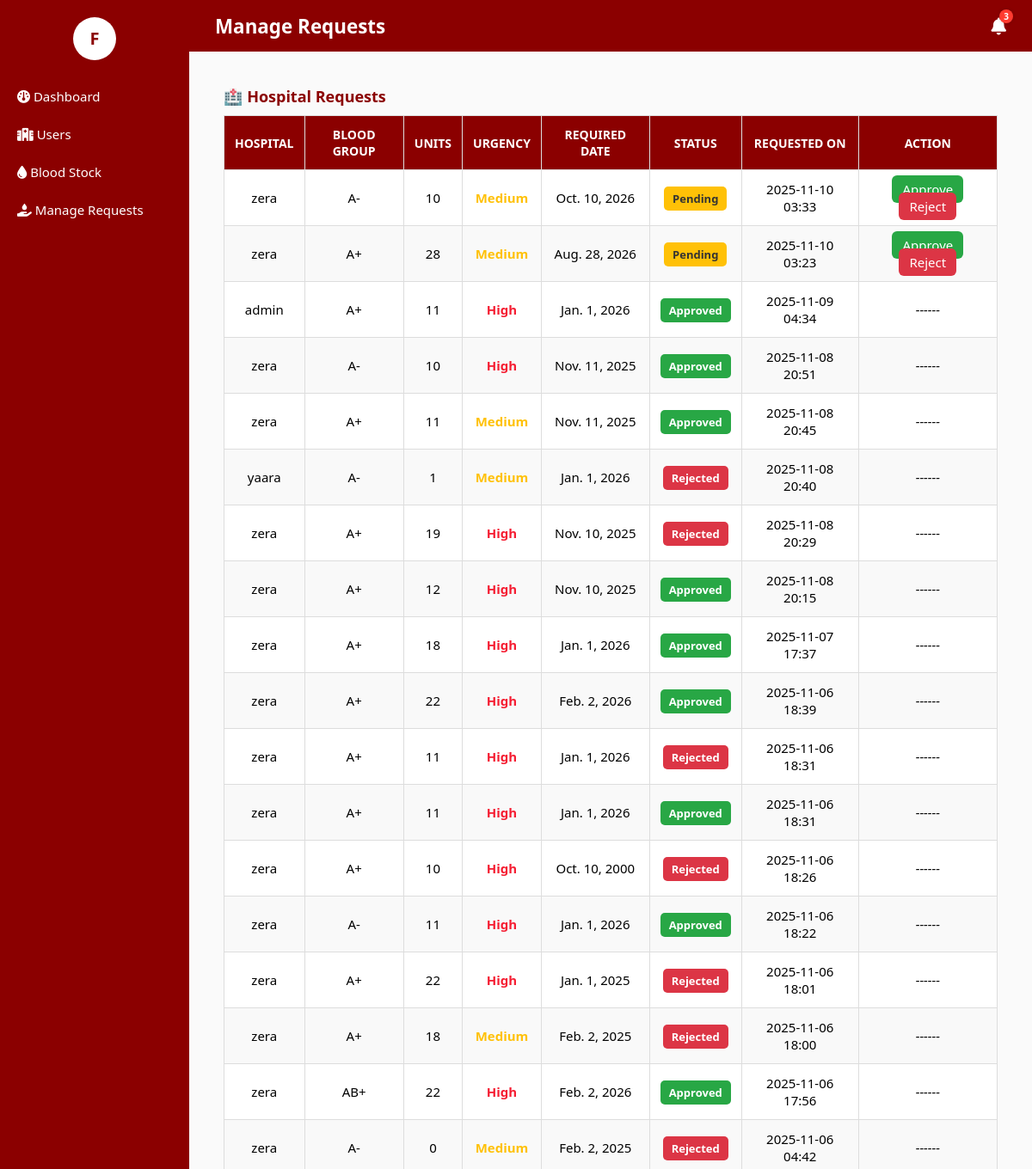
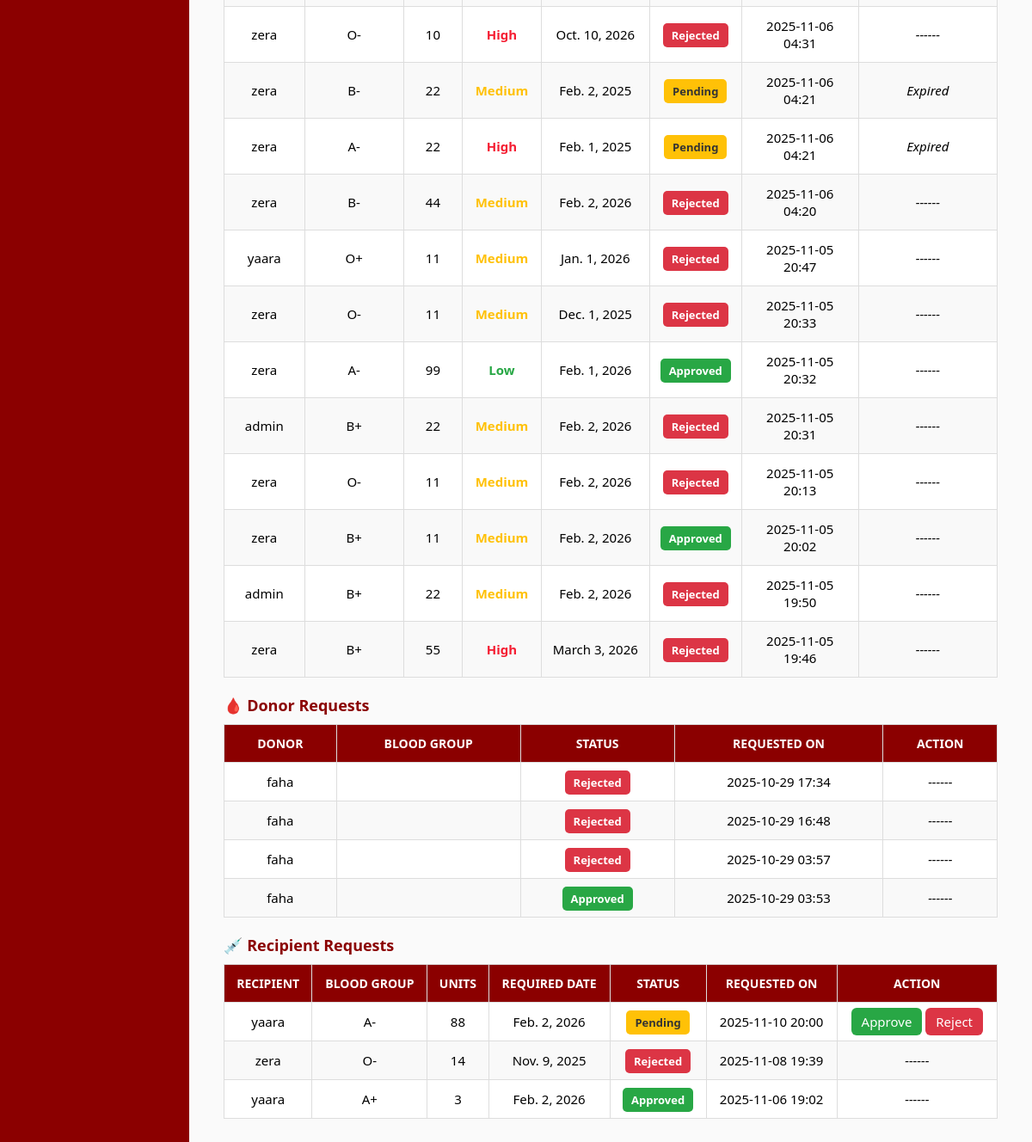
Page /dashboard/manage_requests/ (signed in) on the committed database (2 pictures, top to bottom).
### blood_bank_app/models.py (models this page shows, shortened)
class HospitalBloodRequest(models.Model):
    BLOOD_GROUP_CHOICES = [
        ('A+', 'A+'), ('A-', 'A-'),
        ('B+', 'B+'), ('B-', 'B-'),
        ('AB+', 'AB+'), ('AB-', 'AB-'),
        ('O+', 'O+'), ('O-', 'O-'),
    ]
    URGENCY_LEVEL_CHOICES = [
        ('High', 'High'),
        ('Medium', 'Medium'),
        ('Low', 'Low'),
    ]
    STATUS_CHOICES = [
        ('Pending', 'Pending'),
        ('Approved', 'Approved'),
        ('Rejected', 'Rejected'),
    ]
    hospital = models.ForeignKey(User, on_delete=models.CASCADE)
    blood_group = models.CharField(max_length=3, choices=BLOOD_GROUP_CHOICES)
    units = models.PositiveIntegerField()
    required_date = models.DateField()
    urgency = models.CharField(max_length=10, choices=URGENCY_LEVEL_CHOICES)
    status = models.CharField(max_length=20, choices=STATUS_CHOICES, default='Pending')  # ✅ Added
    created_at = models.DateTimeField(auto_now_add=True)

class DonorRequestAppointment(models.Model):
    STATUS_CHOICES = [
        ('Pending', 'Pending'),
        ('Approved', 'Approved'),
        ('Rejected', 'Rejected'),
    ]
    donor = models.ForeignKey(User, on_delete=models.CASCADE)
    preferred_date = models.DateField()
    preferred_time = models.TimeField()
    status = models.CharField(max_length=20, choices=STATUS_CHOICES, default='Pending')  # ✅ Added
    created_at = models.DateTimeField(auto_now_add=True)

class RecipientBloodRequest(models.Model):
    BLOOD_GROUP_CHOICES = [
        ('A+', 'A+'), ('A-', 'A-'),
        ('B+', 'B+'), ('B-', 'B-'),
        ('AB+', 'AB+'), ('AB-', 'AB-'),
        ('O+', 'O+'), ('O-', 'O-'),
    ]
    URGENCY_LEVEL_CHOICES = [
        ('High', 'High'),
        ('Medium', 'Medium'),
        ('Low', 'Low'),
    ]
    STATUS_CHOICES = [
        ('Pending', 'Pending'),
        ('Approved', 'Approved'),
        ('Rejected', 'Rejected'),
    ]
    recipient = models.ForeignKey(User, on_delete=models.CASCADE)
    blood_group = models.CharField(max_length=3, choices=BLOOD_GROUP_CHOICES)
    units = models.PositiveIntegerField()
    required_date = models.DateField()
    urgency = models.CharField(max_length=10, choices=URGENCY_LEVEL_CHOICES)
    status = models.CharField(max_length=20, choices=STATUS_CHOICES, default='Pending')  # ✅ Added
    created_at = models.DateTimeField(auto_now_add=True)

### blood_bank_app/views.py (the view)
# urls.py: path('dashboard/manage_requests/', views.manage_requests, name='manage_requests'),
@login_required
def manage_requests(request):
    hospital_requests = HospitalBloodRequest.objects.all().order_by('-created_at')
    donor_requests = DonorRequestAppointment.objects.all().order_by('-created_at')
    recipient_requests = RecipientBloodRequest.objects.all().order_by('-created_at')
    unread_notifications_count = AdminNotification.objects.filter(is_read=False).count()
    context = {
        'hospital_requests': hospital_requests,
        'donor_requests': donor_requests,
        'recipient_requests': recipient_requests,
        'unread_notifications_count': unread_notifications_count,
        'today': date.today(),  # ✅ Added — used in template for expiry check
    }
    return render(request, 'dashboard/manage_requests.html', context)

### blood_bank_app/templates/dashboard/manage_requests.html (shortened to what this page needs)
{% extends 'dashboard/admin_base.html' %}
{% block page_title %}Manage Requests{% endblock %}
{% block content_admin %}
<h3 class="section-title">🏥 Hospital Requests</h3>
<table class="styled-table">
    <thead>
        <tr>
            <th>Hospital</th>
            <th>Blood Group</th>
            <th>Units</th>
            <th>Urgency</th>
            <th>Required Date</th>
            <th>Status</th>
            <th>Requested On</th>
            <th>Action</th>
        </tr>
    </thead>
    <tbody>
        {% for req in hospital_requests %}
        <tr>
            <td>{{ req.hospital.username }}</td>
            <td>{{ req.blood_group }}</td>
            <td>{{ req.units }}</td>
            <td class="{% if req.urgency == 'High' %}urgency-high{% elif req.urgency == 'Medium' %}urgency-medium{% else %}urgency-low{% endif %}">
                {{ req.urgency }}
            </td>
            <td>{{ req.required_date }}</td>
            <td>
                <span class="badge {% if req.status == 'Approved' %}approved{% elif req.status == 'Pending' %}pending{% else %}rejected{% endif %}">
                    {{ req.status }}
                </span>
            </td>
            <td>{{ req.created_at|date:"Y-m-d H:i" }}</td>
            <td>
                {% if req.status == 'Pending' %}
                    {% if req.required_date < today %}
                        <em>Expired</em>
                    {% else %}
                        <a href="{% url 'approve_hospital_request' req.id %}" class="btn-approve">Approve</a>
                        <a href="{% url 'reject_hospital_request' req.id %}" class="btn-reject">Reject</a>
                    {% endif %}
                {% else %}
                    <em>------</em>
                {% endif %}
            </td>
        </tr>
        {% empty %}
        <tr><td colspan="8" class="text-center">No hospital requests found.</td></tr>
        {% endfor %}
    </tbody>
</table>
<h3 class="section-title">🩸 Donor Requests</h3>
<table class="styled-table">
    <thead>
        <tr>
            <th>Donor</th>
            <th>Blood Group</th>
            <th>Status</th>
            <th>Requested On</th>
            <th>Action</th>
        </tr>
    </thead>
    <tbody>
        {% for req in donor_requests %}
        <tr>
            <td>{{ req.donor.username }}</td>
            <td>{{ req.blood_group }}</td>
            <td>
                <span class="badge {% if req.status == 'Approved' %}approved{% elif req.status == 'Pending' %}pending{% else %}rejected{% endif %}">
                    {{ req.status }}
                </span>
            </td>
            <td>{{ req.created_at|date:"Y-m-d H:i" }}</td>
            <td>
                {% if req.status == 'Pending' %}
                    <a href="{% url 'approve_donor_request' req.id %}" class="btn-approve">Approve</a>
                    <a href="{% url 'reject_donor_request' req.id %}" class="btn-reject">Reject</a>
                {% else %}
                    <em>------</em>
                {% endif %}
            </td>
        </tr>
        {% empty %}
        <tr><td colspan="5" class="text-center">No donor requests found.</td></tr>
        {% endfor %}
    </tbody>
</table>
<h3 class="section-title">💉 Recipient Requests</h3>
<table class="styled-table">
    <thead>
        <tr>
            <th>Recipient</th>
            <th>Blood Group</th>
            <th>Units</th>
            <th>Required Date</th>
            <th>Status</th>
            <th>Requested On</th>
            <th>Action</th>
        </tr>
    </thead>
    <tbody>
        {% for req in recipient_requests %}
        <tr>
            <td>{{ req.recipient.username }}</td>
            <td>{{ req.blood_group }}</td>
            <td>{{ req.units }}</td>
            <td>{{ req.required_date }}</td>
            <td>
                <span class="badge {% if req.status == 'Approved' %}approved{% elif req.status == 'Pending' %}pending{% else %}rejected{% endif %}">
                    {{ req.status }}
                </span>
            </td>
            <td>{{ req.created_at|date:"Y-m-d H:i" }}</td>
            <td>
                {% if req.status == 'Pending' %}
                    {% if req.required_date < today %}
                        <em>Expired</em>
                    {% else %}
                        <a href="{% url 'approve_recipient_request' req.id %}" class="btn-approve">Approve</a>
                        <a href="{% url 'reject_recipient_request' req.id %}" class="btn-reject">Reject</a>
                    {% endif %}
                {% else %}
                    <em>------</em>
                {% endif %}
            </td>
        </tr>
        {% empty %}
        <tr><td colspan="7" class="text-center">No recipient requests found.</td></tr>
        {% endfor %}
    </tbody>
</table>
{% endblock %}

### blood_bank_app/templates/dashboard/admin_base.html (shortened to what this page needs)
{% load static %}
<!DOCTYPE html>
<html lang="en">
<head>
    <link rel="stylesheet" href="https://cdnjs.cloudflare.com/ajax/libs/font-awesome/6.5.0/css/all.min.css">
</head>
<body>
    <div class="sidebar">
        <div class="profile-container">
            <div class="profile-icon" onclick="toggleProfile()">
                {{ request.user.username|slice:":1"|upper }}
            </div>
        </div>
        <a href="{% url 'admin_dashboard' %}"><i class="fa-solid fa-gauge"></i> Dashboard</a>
        <a href="{% url 'users' %}"><i class="fa-solid fa-hospital"></i> Users</a>
        <a href="{% url 'blood_stock_dashboard' %}"><i class="fa-solid fa-droplet"></i> Blood Stock</a>
        <a href="{% url 'manage_requests' %}"><i class="fa-solid fa-hand-holding-droplet"></i> Manage Requests</a>
    </div>
    <div class="topbar">
        <span>{% block page_title %}Admin Dashboard{% endblock %}</span>
        <div class="topbar-icons">
            <a href="{% url 'admin_notifications' %}" class="notification-icon" title="Notifications">
                <i class="fa-solid fa-bell"></i>
                {% if unread_notifications_count > 0 %}
                    <span class="notif-count">{{ unread_notifications_count }}</span>
                {% endif %}
            </a>
        </div>
    </div>
    <div class="main-content">
        {% block content_admin %}{% endblock %}
    </div>
</body>
</html>

### blood_bank_app/templates/dashboard/admin_base.html (style rules this page uses)
body, html { margin: 0; padding: 0; font-family: 'Segoe UI', sans-serif; background: #FAFAFA; }
.sidebar { width: 220px; background-color: #8B0000; color: white; position: fixed; top: 0; bottom: 0; left: 0; padding-top: 20px; z-index: 50; }
.sidebar a { display: block; color: white; text-decoration: none; padding: 12px 20px; font-size: 15px; }
.profile-container { text-align: center; margin-bottom: 20px; position: relative; }
.profile-icon { width: 50px; height: 50px; background-color: white; color: #8B0000; border-radius: 50%; font-weight: bold; line-height: 50px; margin: 0 auto; cursor: pointer; display: flex; align-items: center; justify-content: center; font-size: 20px; }
.topbar { position: fixed; left: 220px; right: 0; top: 0; height: 60px; background-color: #8B0000; color: #fff; display: flex; justify-content: space-between; align-items: center; padding: 0 30px; font-size: 1.4em; font-weight: 600; z-index: 90; }
.topbar-icons { display: flex; align-items: center; gap: 15px; }
.notification-icon { color: #fff; font-size: 20px; position: relative; transition: transform 0.2s; }
.notif-count { position: absolute; top: -6px; right: -8px; background-color: #FF3B30; color: #fff; border-radius: 50%; font-size: 10px; font-weight: 600; width: 16px; height: 16px; display: flex; align-items: center; justify-content: center; box-shadow: 0 0 4px rgba(0,0,0,0.2); }
.main-content { margin-left: 220px; padding: 80px 40px 40px 40px; min-height: calc(100vh - 60px); }
table { width: 100%; border-collapse: collapse; margin-top: 10px; }
th, td { border: 1px solid #ddd; padding: 12px; text-align: center; font-size: 15px; }
tr:nth-child(even) { background-color: #f9f9f9; }
.btn-approve, .btn-reject { padding: 6px 12px; text-decoration: none; color: white; border-radius: 6px; font-weight: 500; }
.btn-approve { background-color: #28a745; }
.btn-reject { background-color: #dc3545; }

### blood_bank_app/templates/dashboard/manage_requests.html (style rules this page uses)
.section-title { color: #8B0000; margin-bottom: 10px; margin-top: 20px; font-size: 18px; }
.styled-table thead th { background-color: #8B0000; color: #fff; text-transform: uppercase; font-size: 14px; }
.styled-table tbody tr:nth-child(even) { background-color: #f9f9f9; }
.styled-table tbody tr:nth-child(odd) { background-color: #ffffff; }
.badge { padding: 5px 10px; border-radius: 5px; font-weight: 600; color: white; font-size: 13px; }
.badge.approved { background-color: #28a745; }
.badge.pending { background-color: #ffc107; color: #333; }
.badge.rejected { background-color: #dc3545; }
.urgency-high { color: #f51d32; font-weight: 750; }
.urgency-medium { color: #ffc107; font-weight: 600; }
.urgency-low { color: #28a745; font-weight: 600; }

### rows in the picture
HospitalBloodRequest: hospital.username "zera", blood_group "A-", units "10", urgency "Medium", required_date "Oct. 10, 2026", status "Pending", created_at "2025-11-10 03:33", shows "Approve"
HospitalBloodRequest: hospital.username "zera", blood_group "A+", units "28", urgency "Medium", required_date "Aug. 28, 2026", status "Pending", created_at "2025-11-10 03:23", shows "Approve"
HospitalBloodRequest: hospital.username "admin", blood_group "A+", units "11", urgency "High", required_date "Jan. 1, 2026", status "Approved", created_at "2025-11-09 04:34"
HospitalBloodRequest: hospital.username "zera", blood_group "A-", units "10", urgency "High", required_date "Nov. 11, 2025", status "Approved", created_at "2025-11-08 20:51"
HospitalBloodRequest: hospital.username "zera", blood_group "A+", units "11", urgency "Medium", required_date "Nov. 11, 2025", status "Approved", created_at "2025-11-08 20:45"
HospitalBloodRequest: hospital.username "yaara", blood_group "A-", units "1", urgency "Medium", required_date "Jan. 1, 2026", status "Rejected", created_at "2025-11-08 20:40"
HospitalBloodRequest: hospital.username "zera", blood_group "A+", units "19", urgency "High", required_date "Nov. 10, 2025", status "Rejected", created_at "2025-11-08 20:29"
HospitalBloodRequest: hospital.username "zera", blood_group "A+", units "12", urgency "High", required_date "Nov. 10, 2025", status "Approved", created_at "2025-11-08 20:15"
HospitalBloodRequest: hospital.username "zera", blood_group "A+", units "18", urgency "High", required_date "Jan. 1, 2026", status "Approved", created_at "2025-11-07 17:37"
HospitalBloodRequest: hospital.username "zera", blood_group "A+", units "22", urgency "High", required_date "Feb. 2, 2026", status "Approved", created_at "2025-11-06 18:39"
HospitalBloodRequest: hospital.username "zera", blood_group "A+", units "11", urgency "High", required_date "Jan. 1, 2026", status "Rejected", created_at "2025-11-06 18:31"
HospitalBloodRequest: hospital.username "zera", blood_group "A+", units "11", urgency "High", required_date "Jan. 1, 2026", status "Approved", created_at "2025-11-06 18:31"
HospitalBloodRequest: hospital.username "zera", blood_group "A+", units "10", urgency "High", required_date "Oct. 10, 2000", status "Rejected", created_at "2025-11-06 18:26"
HospitalBloodRequest: hospital.username "zera", blood_group "A-", units "11", urgency "High", required_date "Jan. 1, 2026", status "Approved", created_at "2025-11-06 18:22"
HospitalBloodRequest: hospital.username "zera", blood_group "A+", units "22", urgency "High", required_date "Jan. 1, 2025", status "Rejected", created_at "2025-11-06 18:01"
HospitalBloodRequest: hospital.username "zera", blood_group "A+", units "18", urgency "Medium", required_date "Feb. 2, 2025", status "Rejected", created_at "2025-11-06 18:00"
HospitalBloodRequest: hospital.username "zera", blood_group "AB+", units "22", urgency "High", required_date "Feb. 2, 2026", status "Approved", created_at "2025-11-06 17:56"
HospitalBloodRequest: hospital.username "zera", blood_group "A-", units "0", urgency "Medium", required_date "Feb. 2, 2025", status "Rejected", created_at "2025-11-06 04:42"
HospitalBloodRequest: hospital.username "zera", blood_group "O-", units "10", urgency "High", required_date "Oct. 10, 2026", status "Rejected", created_at "2025-11-06 04:31"
HospitalBloodRequest: hospital.username "zera", blood_group "B-", units "22", urgency "Medium", required_date "Feb. 2, 2025", status "Pending", created_at "2025-11-06 04:21", shows "Expired"
HospitalBloodRequest: hospital.username "zera", blood_group "A-", units "22", urgency "High", required_date "Feb. 1, 2025", status "Pending", created_at "2025-11-06 04:21", shows "Expired"
HospitalBloodRequest: hospital.username "zera", blood_group "B-", units "44", urgency "Medium", required_date "Feb. 2, 2026", status "Rejected", created_at "2025-11-06 04:20"
HospitalBloodRequest: hospital.username "yaara", blood_group "O+", units "11", urgency "Medium", required_date "Jan. 1, 2026", status "Rejected", created_at "2025-11-05 20:47"
HospitalBloodRequest: hospital.username "zera", blood_group "O-", units "11", urgency "Medium", required_date "Dec. 1, 2025", status "Rejected", created_at "2025-11-05 20:33"
HospitalBloodRequest: hospital.username "zera", blood_group "A-", units "99", urgency "Low", required_date "Feb. 1, 2026", status "Approved", created_at "2025-11-05 20:32"
HospitalBloodRequest: hospital.username "admin", blood_group "B+", units "22", urgency "Medium", required_date "Feb. 2, 2026", status "Rejected", created_at "2025-11-05 20:31"
HospitalBloodRequest: hospital.username "zera", blood_group "O-", units "11", urgency "Medium", required_date "Feb. 2, 2026", status "Rejected", created_at "2025-11-05 20:13"
HospitalBloodRequest: hospital.username "zera", blood_group "B+", units "11", urgency "Medium", required_date "Feb. 2, 2026", status "Approved", created_at "2025-11-05 20:02"
HospitalBloodRequest: hospital.username "admin", blood_group "B+", units "22", urgency "Medium", required_date "Feb. 2, 2026", status "Rejected", created_at "2025-11-05 19:50"
HospitalBloodRequest: hospital.username "zera", blood_group "B+", units "55", urgency "High", required_date "March 3, 2026", status "Rejected", created_at "2025-11-05 19:46"
DonorRequestAppointment: donor.username "faha", status "Rejected", created_at "2025-10-29 17:34"
DonorRequestAppointment: donor.username "faha", status "Rejected", created_at "2025-10-29 16:48"
DonorRequestAppointment: donor.username "faha", status "Rejected", created_at "2025-10-29 03:57"
DonorRequestAppointment: donor.username "faha", status "Approved", created_at "2025-10-29 03:53"
RecipientBloodRequest: recipient.username "yaara", blood_group "A-", units "88", required_date "Feb. 2, 2026", status "Pending", created_at "2025-11-10 20:00", shows "Approve"
RecipientBloodRequest: recipient.username "zera", blood_group "O-", units "14", required_date "Nov. 9, 2025", status "Rejected", created_at "2025-11-08 19:39"
RecipientBloodRequest: recipient.username "yaara", blood_group "A+", units "3", required_date "Feb. 2, 2026", status "Approved", created_at "2025-11-06 19:02"

### other values in the picture
{{ request.user.username|slice:":1"|upper }} "F"
{{ unread_notifications_count }} "3"
